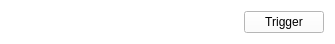
<?xml version="1.0" encoding="UTF-8"?>
<ui version="4.0">
 <class>triggerLine</class>
 <widget class="QWidget" name="triggerLine">
  <property name="geometry">
   <rect>
    <x>0</x>
    <y>0</y>
    <width>335</width>
    <height>41</height>
   </rect>
  </property>
  <property name="palette">
   <palette>
    <active>
     <colorrole role="WindowText">
      <brush brushstyle="SolidPattern">
       <color alpha="255">
        <red>0</red>
        <green>0</green>
        <blue>0</blue>
       </color>
      </brush>
     </colorrole>
     <colorrole role="Button">
      <brush brushstyle="SolidPattern">
       <color alpha="255">
        <red>255</red>
        <green>255</green>
        <blue>255</blue>
       </color>
      </brush>
     </colorrole>
     <colorrole role="Light">
      <brush brushstyle="SolidPattern">
       <color alpha="255">
        <red>255</red>
        <green>255</green>
        <blue>255</blue>
       </color>
      </brush>
     </colorrole>
     <colorrole role="Midlight">
      <brush brushstyle="SolidPattern">
       <color alpha="255">
        <red>255</red>
        <green>255</green>
        <blue>255</blue>
       </color>
      </brush>
     </colorrole>
     <colorrole role="Dark">
      <brush brushstyle="SolidPattern">
       <color alpha="255">
        <red>127</red>
        <green>127</green>
        <blue>127</blue>
       </color>
      </brush>
     </colorrole>
     <colorrole role="Mid">
      <brush brushstyle="SolidPattern">
       <color alpha="255">
        <red>170</red>
        <green>170</green>
        <blue>170</blue>
       </color>
      </brush>
     </colorrole>
     <colorrole role="Text">
      <brush brushstyle="SolidPattern">
       <color alpha="255">
        <red>0</red>
        <green>0</green>
        <blue>0</blue>
       </color>
      </brush>
     </colorrole>
     <colorrole role="BrightText">
      <brush brushstyle="SolidPattern">
       <color alpha="255">
        <red>255</red>
        <green>255</green>
        <blue>255</blue>
       </color>
      </brush>
     </colorrole>
     <colorrole role="ButtonText">
      <brush brushstyle="SolidPattern">
       <color alpha="255">
        <red>0</red>
        <green>0</green>
        <blue>0</blue>
       </color>
      </brush>
     </colorrole>
     <colorrole role="Base">
      <brush brushstyle="SolidPattern">
       <color alpha="255">
        <red>255</red>
        <green>255</green>
        <blue>255</blue>
       </color>
      </brush>
     </colorrole>
     <colorrole role="Window">
      <brush brushstyle="SolidPattern">
       <color alpha="255">
        <red>255</red>
        <green>255</green>
        <blue>255</blue>
       </color>
      </brush>
     </colorrole>
     <colorrole role="Shadow">
      <brush brushstyle="SolidPattern">
       <color alpha="255">
        <red>0</red>
        <green>0</green>
        <blue>0</blue>
       </color>
      </brush>
     </colorrole>
     <colorrole role="AlternateBase">
      <brush brushstyle="SolidPattern">
       <color alpha="255">
        <red>255</red>
        <green>255</green>
        <blue>255</blue>
       </color>
      </brush>
     </colorrole>
     <colorrole role="ToolTipBase">
      <brush brushstyle="SolidPattern">
       <color alpha="255">
        <red>255</red>
        <green>255</green>
        <blue>220</blue>
       </color>
      </brush>
     </colorrole>
     <colorrole role="ToolTipText">
      <brush brushstyle="SolidPattern">
       <color alpha="255">
        <red>0</red>
        <green>0</green>
        <blue>0</blue>
       </color>
      </brush>
     </colorrole>
     <colorrole role="PlaceholderText">
      <brush brushstyle="SolidPattern">
       <color alpha="128">
        <red>0</red>
        <green>0</green>
        <blue>0</blue>
       </color>
      </brush>
     </colorrole>
    </active>
    <inactive>
     <colorrole role="WindowText">
      <brush brushstyle="SolidPattern">
       <color alpha="255">
        <red>0</red>
        <green>0</green>
        <blue>0</blue>
       </color>
      </brush>
     </colorrole>
     <colorrole role="Button">
      <brush brushstyle="SolidPattern">
       <color alpha="255">
        <red>255</red>
        <green>255</green>
        <blue>255</blue>
       </color>
      </brush>
     </colorrole>
     <colorrole role="Light">
      <brush brushstyle="SolidPattern">
       <color alpha="255">
        <red>255</red>
        <green>255</green>
        <blue>255</blue>
       </color>
      </brush>
     </colorrole>
     <colorrole role="Midlight">
      <brush brushstyle="SolidPattern">
       <color alpha="255">
        <red>255</red>
        <green>255</green>
        <blue>255</blue>
       </color>
      </brush>
     </colorrole>
     <colorrole role="Dark">
      <brush brushstyle="SolidPattern">
       <color alpha="255">
        <red>127</red>
        <green>127</green>
        <blue>127</blue>
       </color>
      </brush>
     </colorrole>
     <colorrole role="Mid">
      <brush brushstyle="SolidPattern">
       <color alpha="255">
        <red>170</red>
        <green>170</green>
        <blue>170</blue>
       </color>
      </brush>
     </colorrole>
     <colorrole role="Text">
      <brush brushstyle="SolidPattern">
       <color alpha="255">
        <red>0</red>
        <green>0</green>
        <blue>0</blue>
       </color>
      </brush>
     </colorrole>
     <colorrole role="BrightText">
      <brush brushstyle="SolidPattern">
       <color alpha="255">
        <red>255</red>
        <green>255</green>
        <blue>255</blue>
       </color>
      </brush>
     </colorrole>
     <colorrole role="ButtonText">
      <brush brushstyle="SolidPattern">
       <color alpha="255">
        <red>0</red>
        <green>0</green>
        <blue>0</blue>
       </color>
      </brush>
     </colorrole>
     <colorrole role="Base">
      <brush brushstyle="SolidPattern">
       <color alpha="255">
        <red>255</red>
        <green>255</green>
        <blue>255</blue>
       </color>
      </brush>
     </colorrole>
     <colorrole role="Window">
      <brush brushstyle="SolidPattern">
       <color alpha="255">
        <red>255</red>
        <green>255</green>
        <blue>255</blue>
       </color>
      </brush>
     </colorrole>
     <colorrole role="Shadow">
      <brush brushstyle="SolidPattern">
       <color alpha="255">
        <red>0</red>
        <green>0</green>
        <blue>0</blue>
       </color>
      </brush>
     </colorrole>
     <colorrole role="AlternateBase">
      <brush brushstyle="SolidPattern">
       <color alpha="255">
        <red>255</red>
        <green>255</green>
        <blue>255</blue>
       </color>
      </brush>
     </colorrole>
     <colorrole role="ToolTipBase">
      <brush brushstyle="SolidPattern">
       <color alpha="255">
        <red>255</red>
        <green>255</green>
        <blue>220</blue>
       </color>
      </brush>
     </colorrole>
     <colorrole role="ToolTipText">
      <brush brushstyle="SolidPattern">
       <color alpha="255">
        <red>0</red>
        <green>0</green>
        <blue>0</blue>
       </color>
      </brush>
     </colorrole>
     <colorrole role="PlaceholderText">
      <brush brushstyle="SolidPattern">
       <color alpha="128">
        <red>0</red>
        <green>0</green>
        <blue>0</blue>
       </color>
      </brush>
     </colorrole>
    </inactive>
    <disabled>
     <colorrole role="WindowText">
      <brush brushstyle="SolidPattern">
       <color alpha="255">
        <red>127</red>
        <green>127</green>
        <blue>127</blue>
       </color>
      </brush>
     </colorrole>
     <colorrole role="Button">
      <brush brushstyle="SolidPattern">
       <color alpha="255">
        <red>255</red>
        <green>255</green>
        <blue>255</blue>
       </color>
      </brush>
     </colorrole>
     <colorrole role="Light">
      <brush brushstyle="SolidPattern">
       <color alpha="255">
        <red>255</red>
        <green>255</green>
        <blue>255</blue>
       </color>
      </brush>
     </colorrole>
     <colorrole role="Midlight">
      <brush brushstyle="SolidPattern">
       <color alpha="255">
        <red>255</red>
        <green>255</green>
        <blue>255</blue>
       </color>
      </brush>
     </colorrole>
     <colorrole role="Dark">
      <brush brushstyle="SolidPattern">
       <color alpha="255">
        <red>127</red>
        <green>127</green>
        <blue>127</blue>
       </color>
      </brush>
     </colorrole>
     <colorrole role="Mid">
      <brush brushstyle="SolidPattern">
       <color alpha="255">
        <red>170</red>
        <green>170</green>
        <blue>170</blue>
       </color>
      </brush>
     </colorrole>
     <colorrole role="Text">
      <brush brushstyle="SolidPattern">
       <color alpha="255">
        <red>127</red>
        <green>127</green>
        <blue>127</blue>
       </color>
      </brush>
     </colorrole>
     <colorrole role="BrightText">
      <brush brushstyle="SolidPattern">
       <color alpha="255">
        <red>255</red>
        <green>255</green>
        <blue>255</blue>
       </color>
      </brush>
     </colorrole>
     <colorrole role="ButtonText">
      <brush brushstyle="SolidPattern">
       <color alpha="255">
        <red>127</red>
        <green>127</green>
        <blue>127</blue>
       </color>
      </brush>
     </colorrole>
     <colorrole role="Base">
      <brush brushstyle="SolidPattern">
       <color alpha="255">
        <red>255</red>
        <green>255</green>
        <blue>255</blue>
       </color>
      </brush>
     </colorrole>
     <colorrole role="Window">
      <brush brushstyle="SolidPattern">
       <color alpha="255">
        <red>255</red>
        <green>255</green>
        <blue>255</blue>
       </color>
      </brush>
     </colorrole>
     <colorrole role="Shadow">
      <brush brushstyle="SolidPattern">
       <color alpha="255">
        <red>0</red>
        <green>0</green>
        <blue>0</blue>
       </color>
      </brush>
     </colorrole>
     <colorrole role="AlternateBase">
      <brush brushstyle="SolidPattern">
       <color alpha="255">
        <red>255</red>
        <green>255</green>
        <blue>255</blue>
       </color>
      </brush>
     </colorrole>
     <colorrole role="ToolTipBase">
      <brush brushstyle="SolidPattern">
       <color alpha="255">
        <red>255</red>
        <green>255</green>
        <blue>220</blue>
       </color>
      </brush>
     </colorrole>
     <colorrole role="ToolTipText">
      <brush brushstyle="SolidPattern">
       <color alpha="255">
        <red>0</red>
        <green>0</green>
        <blue>0</blue>
       </color>
      </brush>
     </colorrole>
     <colorrole role="PlaceholderText">
      <brush brushstyle="SolidPattern">
       <color alpha="128">
        <red>0</red>
        <green>0</green>
        <blue>0</blue>
       </color>
      </brush>
     </colorrole>
    </disabled>
   </palette>
  </property>
  <property name="windowTitle">
   <string>Form</string>
  </property>
  <property name="autoFillBackground">
   <bool>true</bool>
  </property>
  <layout class="QHBoxLayout" name="horizontalLayout">
   <item>
    <widget class="QLabel" name="nameLabel">
     <property name="minimumSize">
      <size>
       <width>150</width>
       <height>0</height>
      </size>
     </property>
     <property name="maximumSize">
      <size>
       <width>150</width>
       <height>16777215</height>
      </size>
     </property>
     <property name="font">
      <font>
       <weight>75</weight>
       <bold>true</bold>
      </font>
     </property>
     <property name="text">
      <string/>
     </property>
    </widget>
   </item>
   <item>
    <widget class="QLabel" name="channelLabel">
     <property name="text">
      <string/>
     </property>
    </widget>
   </item>
   <item>
    <widget class="QPushButton" name="triggerButton">
     <property name="minimumSize">
      <size>
       <width>80</width>
       <height>0</height>
      </size>
     </property>
     <property name="maximumSize">
      <size>
       <width>80</width>
       <height>16777215</height>
      </size>
     </property>
     <property name="text">
      <string>Trigger</string>
     </property>
    </widget>
   </item>
  </layout>
 </widget>
 <resources/>
 <connections/>
</ui>
